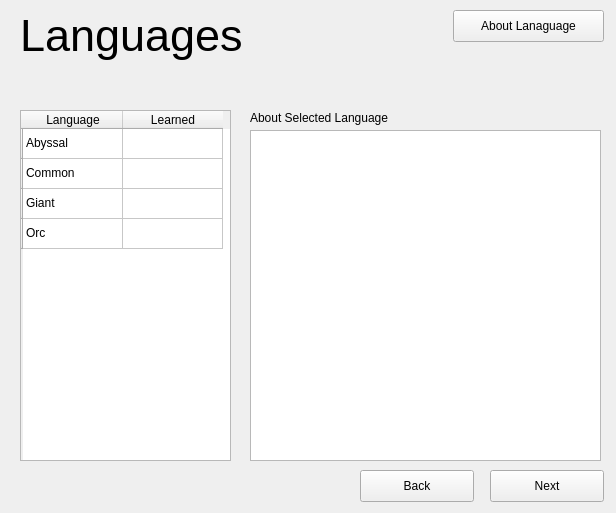
<?xml version="1.0" encoding="UTF-8"?>
<ui version="4.0">
 <class>Languages</class>
 <widget class="QWidget" name="Languages">
  <property name="geometry">
   <rect>
    <x>0</x>
    <y>0</y>
    <width>616</width>
    <height>513</height>
   </rect>
  </property>
  <property name="windowTitle">
   <string>Form</string>
  </property>
  <widget class="QPushButton" name="btnBack">
   <property name="geometry">
    <rect>
     <x>360</x>
     <y>470</y>
     <width>114</width>
     <height>32</height>
    </rect>
   </property>
   <property name="text">
    <string>Back</string>
   </property>
  </widget>
  <widget class="QPushButton" name="btnNext">
   <property name="geometry">
    <rect>
     <x>490</x>
     <y>470</y>
     <width>114</width>
     <height>32</height>
    </rect>
   </property>
   <property name="text">
    <string>Next</string>
   </property>
  </widget>
  <widget class="QLabel" name="lblTitle">
   <property name="geometry">
    <rect>
     <x>20</x>
     <y>10</y>
     <width>241</width>
     <height>51</height>
    </rect>
   </property>
   <property name="font">
    <font>
     <family>Arial</family>
     <pointsize>34</pointsize>
    </font>
   </property>
   <property name="text">
    <string>Languages</string>
   </property>
  </widget>
  <widget class="QPushButton" name="btnAboutClasses">
   <property name="geometry">
    <rect>
     <x>453</x>
     <y>10</y>
     <width>151</width>
     <height>32</height>
    </rect>
   </property>
   <property name="text">
    <string>About Lanaguage</string>
   </property>
  </widget>
  <widget class="QTableWidget" name="tableWidget_5">
   <property name="geometry">
    <rect>
     <x>20</x>
     <y>110</y>
     <width>211</width>
     <height>351</height>
    </rect>
   </property>
   <row>
    <property name="text">
     <string/>
    </property>
   </row>
   <row>
    <property name="text">
     <string/>
    </property>
   </row>
   <row>
    <property name="text">
     <string/>
    </property>
   </row>
   <row>
    <property name="text">
     <string/>
    </property>
   </row>
   <column>
    <property name="text">
     <string>Language</string>
    </property>
   </column>
   <column>
    <property name="text">
     <string>Learned</string>
    </property>
   </column>
   <item row="0" column="0">
    <property name="text">
     <string>Abyssal</string>
    </property>
   </item>
   <item row="0" column="1">
    <property name="text">
     <string/>
    </property>
    <property name="checkState">
     <enum>Unchecked</enum>
    </property>
   </item>
   <item row="1" column="0">
    <property name="text">
     <string>Common</string>
    </property>
   </item>
   <item row="1" column="1">
    <property name="text">
     <string/>
    </property>
    <property name="checkState">
     <enum>Unchecked</enum>
    </property>
   </item>
   <item row="2" column="0">
    <property name="text">
     <string>Giant</string>
    </property>
   </item>
   <item row="2" column="1">
    <property name="text">
     <string/>
    </property>
    <property name="checkState">
     <enum>Unchecked</enum>
    </property>
   </item>
   <item row="3" column="0">
    <property name="text">
     <string>Orc</string>
    </property>
   </item>
   <item row="3" column="1">
    <property name="text">
     <string/>
    </property>
    <property name="checkState">
     <enum>Unchecked</enum>
    </property>
   </item>
  </widget>
  <widget class="QLabel" name="label_3">
   <property name="geometry">
    <rect>
     <x>250</x>
     <y>110</y>
     <width>171</width>
     <height>16</height>
    </rect>
   </property>
   <property name="text">
    <string>About Selected Language</string>
   </property>
  </widget>
  <widget class="QTextBrowser" name="textBrowser">
   <property name="geometry">
    <rect>
     <x>250</x>
     <y>130</y>
     <width>351</width>
     <height>331</height>
    </rect>
   </property>
  </widget>
 </widget>
 <resources/>
 <connections/>
</ui>
